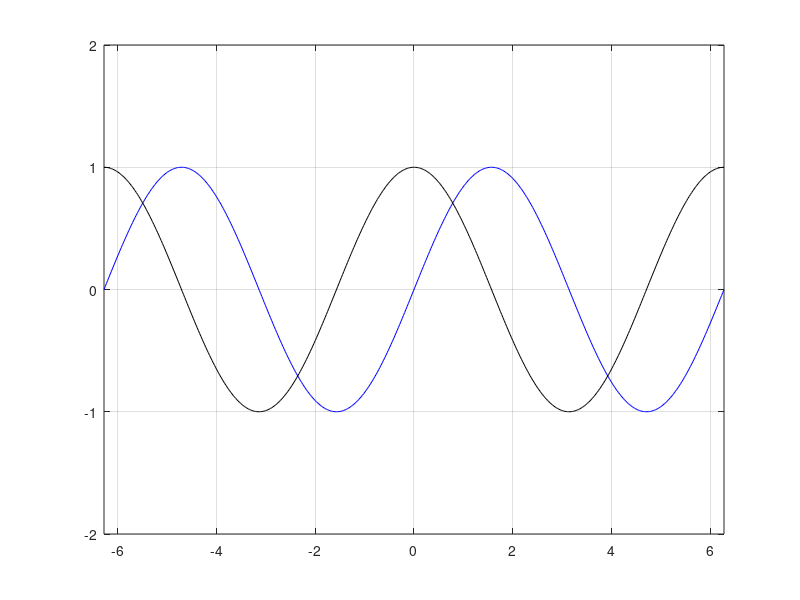

This figure's MATLAB source:
# Plot graph
x1=linspace(-2*pi,2*pi,500);
x2=linspace(-2*pi,2*pi,500);
y1=sin(x1);
y2=cos(x2);
plot(x1,y1,"b-",x2,y2,"k-")
grid on
axis([-2*pi,2*pi,-2,2])
